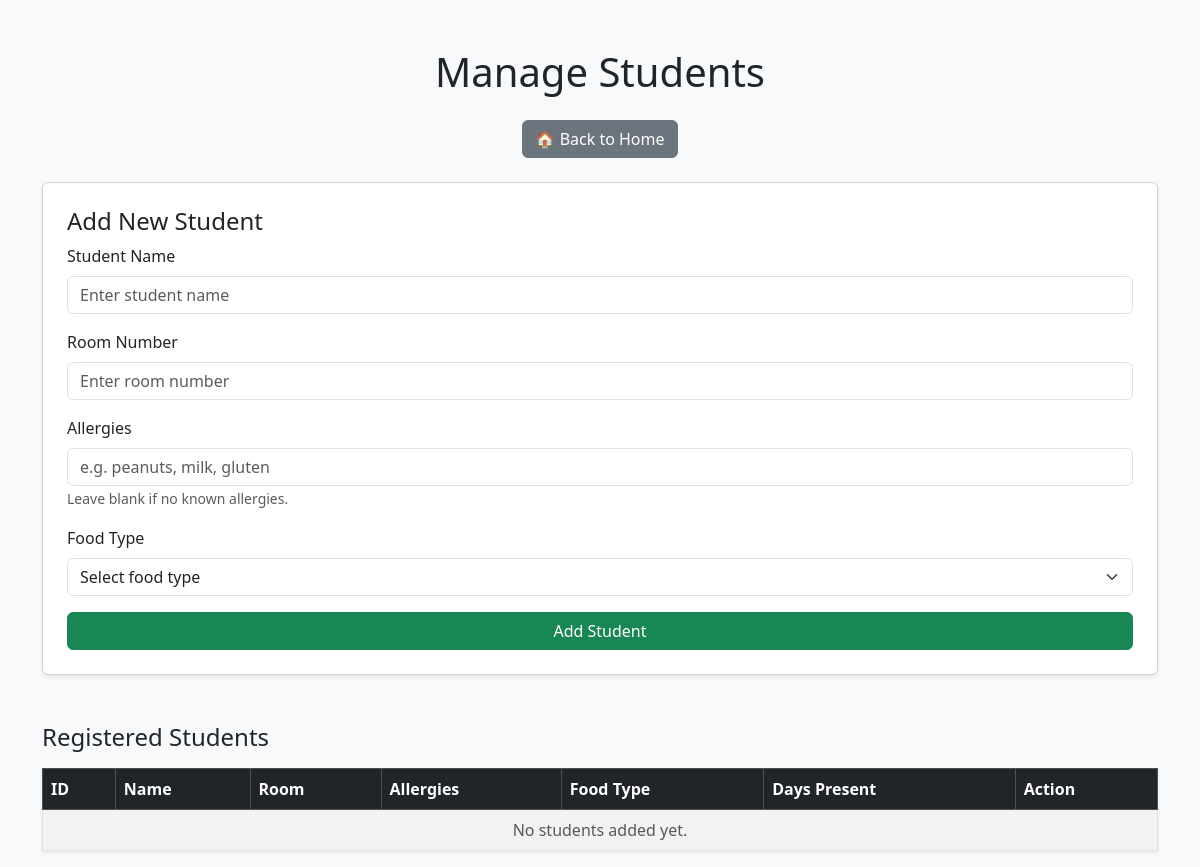
Page /students (signed in) on the earlier database version.
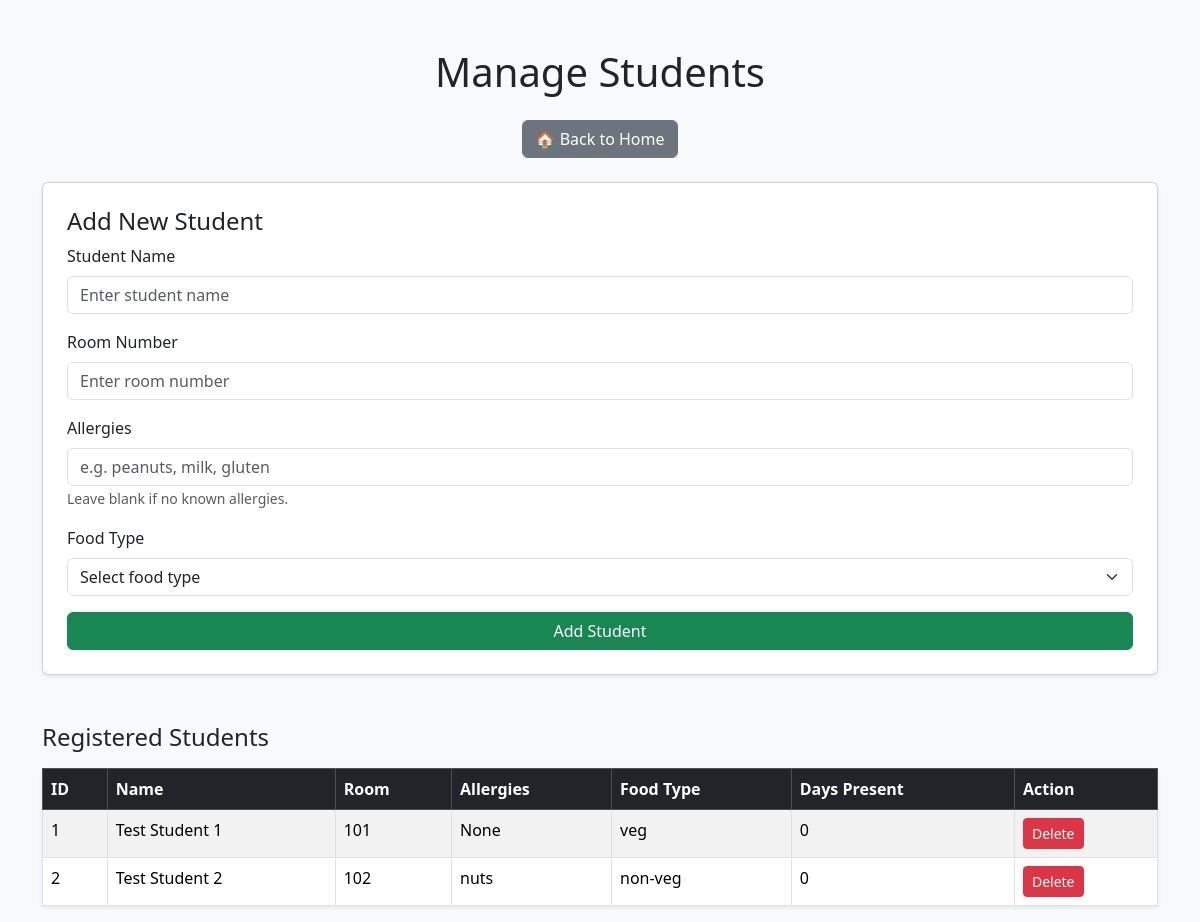
Same page on the later database version.
### app.py (models this page shows, shortened)
class Student(db.Model):
    id = db.Column(db.Integer, primary_key=True)
    name = db.Column(db.String(50), nullable=False)
    username = db.Column(db.String(50), unique=True)
    password = db.Column(db.String(200))
    room = db.Column(db.String(10))
    allergies = db.Column(db.String(100))
    food_type = db.Column(db.String(20))  # veg/non-veg
    days_present = db.Column(db.Integer, default=0)

### app.py (the view, shortened to what this page needs)
@app.route('/students', methods=['GET', 'POST'])
@role_required('admin', 'manager')
def students():
    all_students = Student.query.all()
    return render_template('students.html', students=all_students)

### app.py (called while the page is built)
def role_required(*roles):
    def decorator(f):
        @wraps(f)
        def wrapped(*args, **kwargs):
            if 'user_id' not in session:
                return redirect(url_for('login'))
            if session.get('role') not in roles:
                flash("You do not have permission to access this page.", "danger")
                return redirect(url_for('home'))
            return f(*args, **kwargs)
        return wrapped
    return decorator

### templates/students.html (shortened to what this page needs)
<!DOCTYPE html>
<html lang="en">
<head>
    <link rel="stylesheet" href="https://cdn.jsdelivr.net/npm/bootstrap@5.3.3/dist/css/bootstrap.min.css">
</head>
<body class="bg-light">
<div class="container mt-5">
    <h1 class="text-center mb-4">Manage Students</h1>
    <div class="text-center mb-4">
        <a href="{{ url_for('home') }}" class="btn btn-secondary">🏠 Back to Home</a>
    </div>
    {% if session.role in ['admin', 'manager'] %}
    <div class="card p-4 shadow-sm mb-5">
        <h4>Add New Student</h4>
        <form method="POST">
            <div class="mb-3">
                <label for="name" class="form-label">Student Name</label>
                <input type="text" class="form-control" id="name" name="name" placeholder="Enter student name" required>
            </div>
            <div class="mb-3">
                <label for="room" class="form-label">Room Number</label>
                <input type="text" class="form-control" id="room" name="room" placeholder="Enter room number">
            </div>
            <div class="mb-3">
                <label for="allergies" class="form-label">Allergies</label>
                <input type="text" class="form-control" id="allergies" name="allergies" placeholder="e.g. peanuts, milk, gluten">
                <small class="text-muted">Leave blank if no known allergies.</small>
            </div>
            <div class="mb-3">
                <label for="food_type" class="form-label">Food Type</label>
                <select class="form-select" id="food_type" name="food_type" required>
                    <option value="">Select food type</option>
                </select>
            </div>
            <button type="submit" class="btn btn-success w-100">Add Student</button>
        </form>
    </div>
    {% endif %}
    <h4 class="mb-3">Registered Students</h4>
    <table class="table table-bordered table-striped shadow-sm">
        <thead class="table-dark">
            <tr>
                <th>ID</th>
                <th>Name</th>
                <th>Room</th>
                <th>Allergies</th>
                <th>Food Type</th>
                <th>Days Present</th>
                {% if session.role in ['admin', 'manager'] %}
                <th>Action</th>
                {% endif %}
            </tr>
        </thead>
        <tbody>
            {% for student in students %}
            <tr>
                <td>{{ student.id }}</td>
                <td>{{ student.name }}</td>
                <td>{{ student.room }}</td>
                <td>{{ student.allergies or 'None' }}</td>
                <td>{{ student.food_type }}</td>
                <td>{{ student.days_present }}</td>
                {% if session.role in ['admin', 'manager'] %}
                <td>
                    <form method="POST" action="{{ url_for('delete_student', student_id=student.id) }}" onsubmit="return confirm('Are you sure you want to delete this student?');">
                        <button type="submit" class="btn btn-danger btn-sm">Delete</button>
                    </form>
                </td>
                {% endif %}
            </tr>
            {% else %}
            <tr>
                <td colspan="{% if session.role in ['admin', 'manager'] %}7{% else %}6{% endif %}" class="text-center text-muted">No students added yet.</td>
            </tr>
            {% endfor %}
        </tbody>
    </table>
</div>
</body>
</html>

Differences in the rows shown:
added Student: id "1", name "Test Student 1", room "101", allergies "None", food_type "veg", days_present "0"
added Student: id "2", name "Test Student 2", room "102", allergies "nuts", food_type "non-veg", days_present "0"
Other differences:
text no longer shown: "No students added yet."
